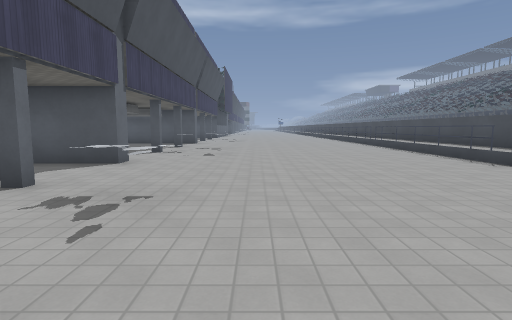
view 1 (above)

18 first-person views from a walk through a level from a Godot 3-D game. The camera is 1.4 m above the floor, tilts 6° down and sees 80° across. The floor is counted in squares, 2 m on a side. Each view is taken from the middle of a square. On the plan, view 1 faces up. The plan holds only what a view shows up to about 10 squares ahead; the rest is blank. The place goes on beyond the plan. Some surface patterns are stand-ins.

view 2
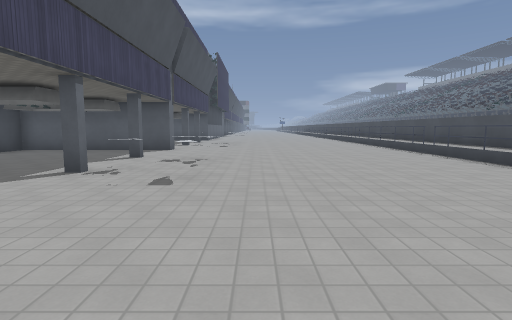

view 3
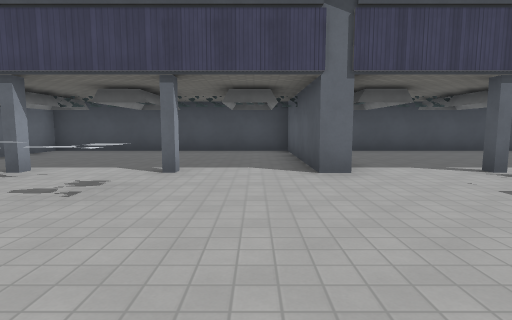

view 4
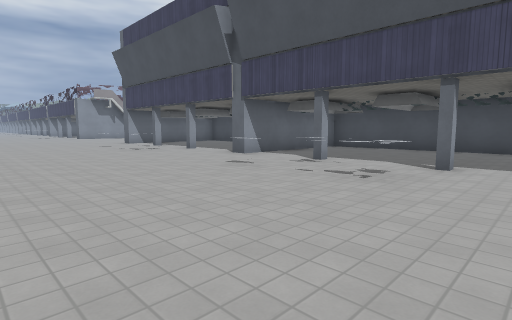

view 5
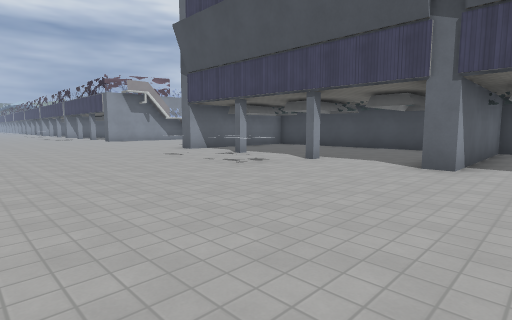

view 6
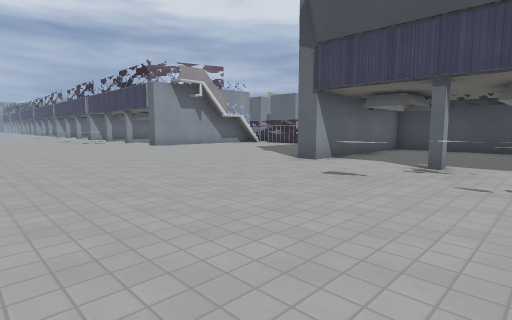

view 7
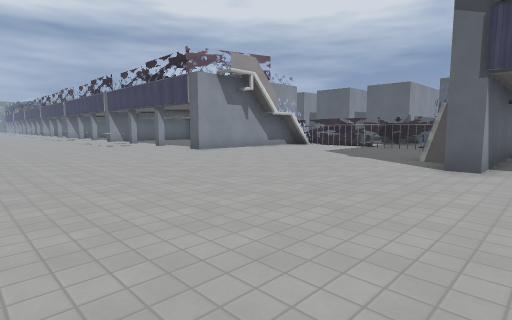

view 8
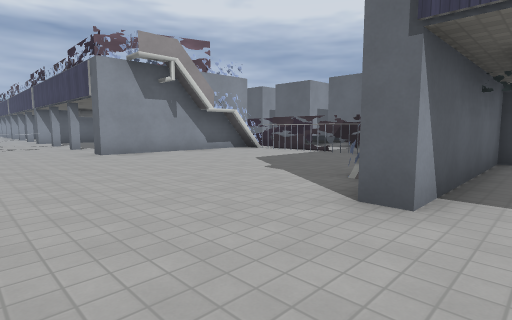

view 9
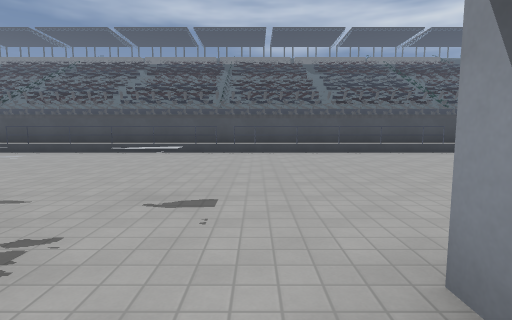

view 10
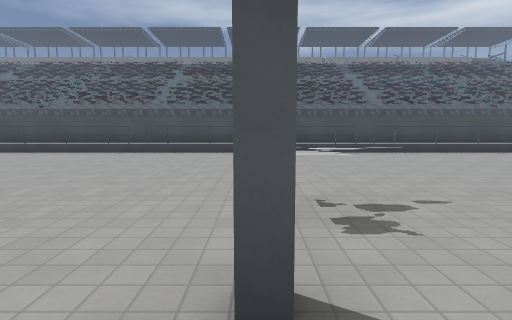

view 11
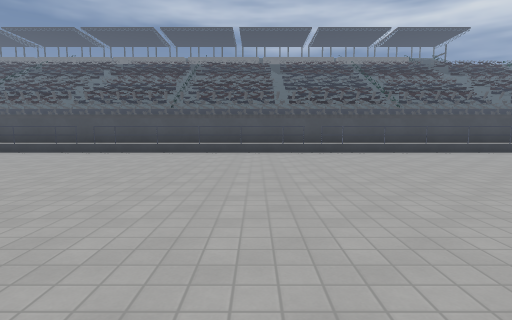

view 12
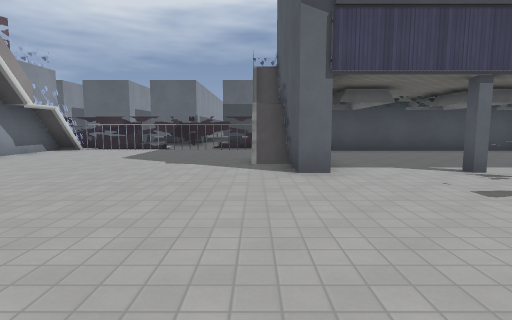

view 13
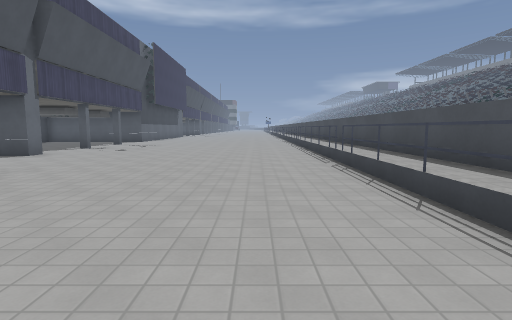

view 14
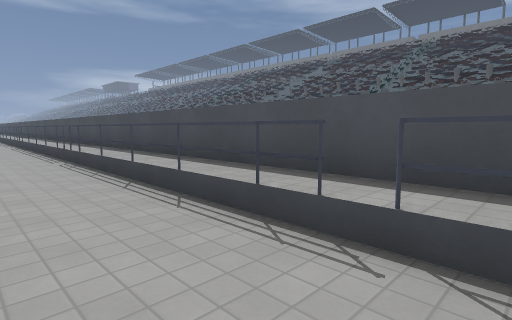

view 15
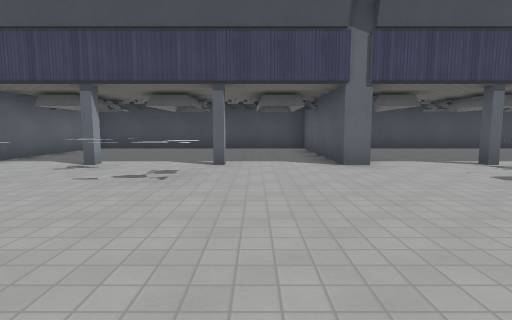

view 16
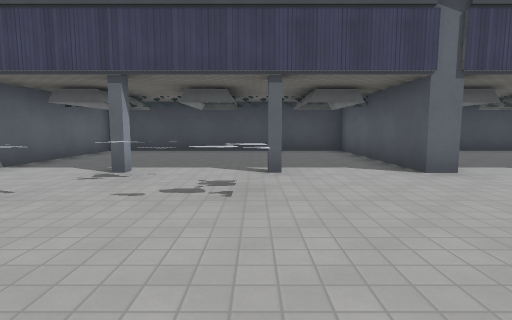

view 17
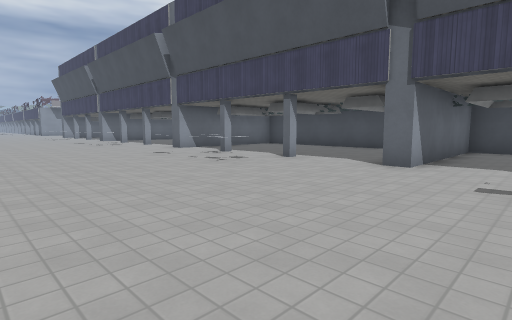

view 18
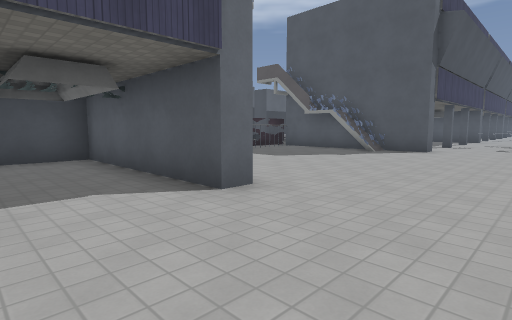

### Floor plan
Key: @ floor where view 1 was taken; # wall or solid block; . main floor; : floor 0.5 m higher than the main floor; = window, fence, low wall or low ledge; ^ raised ledge.
Columns run from 8 left of view 1 to 6 right of it. Each row starts with its distance up from view 1.
 16  ....#^^.....:#
 15 #............:#
 14 ######.......:#
 13 #............:#
 12 #............:#
 11 #.....^^.....:#
 10 #.....^^.....:#
  9 #....#^^.....:#
  8 #.....^^.....:#
  7 #............:#
  6 ######.......:#
  5 #............:#
  4 #....#.......:#
  3 #.....^^.....:#
  2 #.....^^.....:#
  1 #....#^^.....:#
  0 #.......@....:#
 -1 ######.......:#
 -2 #  ..........:#
 -3 #............:#
 -4 #....#.......:#
 -5 #.....^^.....:#
 -6 #.....^^.....:#
 -7 #....#^^.....:#
 -8 #............:#
 -9 ######.......:#
-10 =..##........:#
-11 #............:#
-12 #............:#
-13 #............:#
-14 #............:#
-15 #............:#
-16 ##...........:#
-17 ######.......:#
-18 #............:#
-19   ......... .:#

Where each view was taken, in squares from view 1:
view 1: 0 up, 0 right, facing up
view 2: 4 up, 0 right, facing up
view 3: 5 up, 2 right, facing left
view 4: 5 up, 3 right, facing down-left
view 5: 0 up, 3 right, facing down-left
view 6: 5 down, 3 right, facing down-left
view 7: 8 down, 3 right, facing down-left
view 8: 8 down, 0 right, facing down-left
view 9: 8 down, 4 left, facing right
view 10: 4 down, 4 left, facing right
view 11: 12 down, 4 left, facing right
view 12: 10 down, 2 right, facing left
view 13: 6 up, 3 right, facing up
view 14: 5 up, 3 right, facing up-right
view 15: 12 up, 3 right, facing left
view 16: 11 up, 2 right, facing left
view 17: 16 up, 3 right, facing down-left
view 18: 19 down, 0 right, facing up-left
